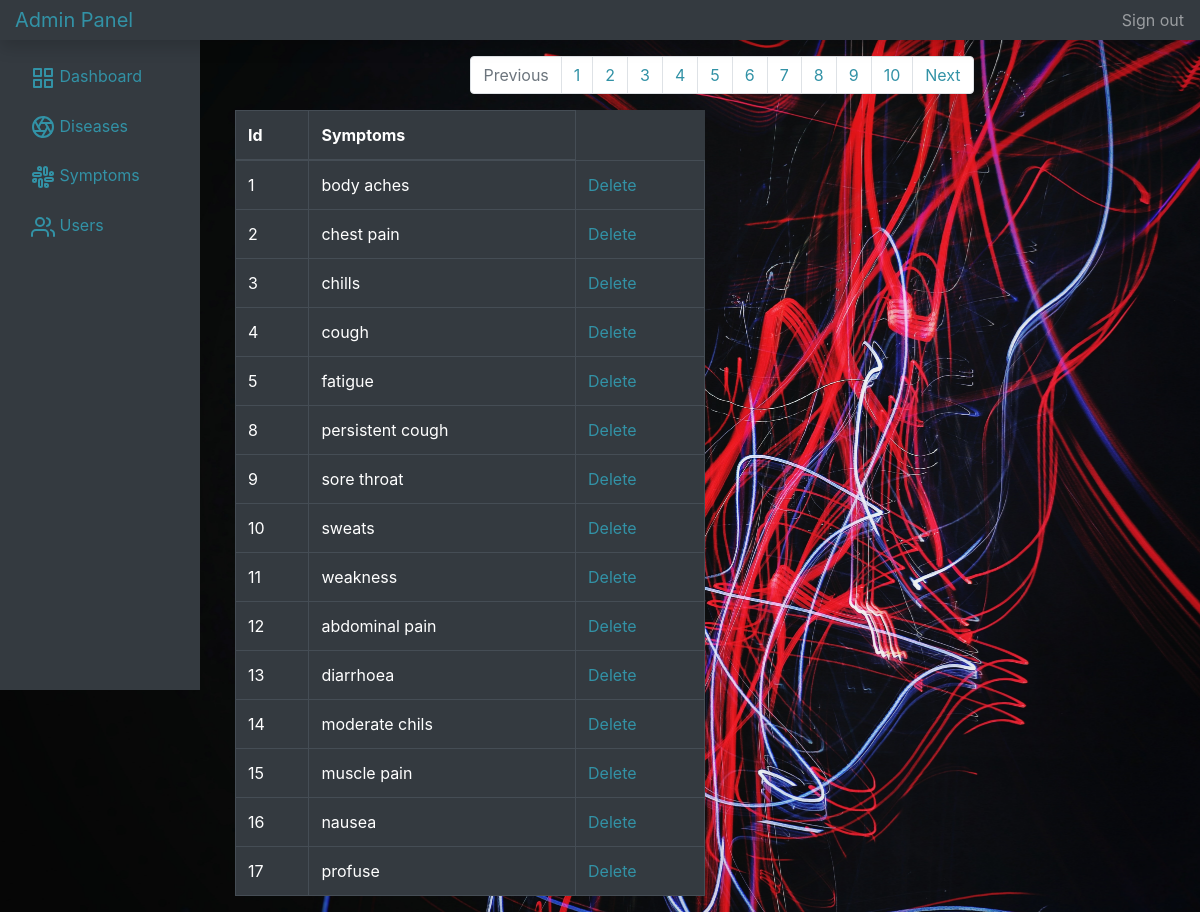
The app's page /admin/symptoms.php with its own data.
### tables this page shows
CREATE TABLE `symptoms` (
  `symp_id` int(11) NOT NULL,
  `symp_name` varchar(30) NOT NULL
);

### admin/symptoms.php (the view, shortened to what this page needs)
<?php include "includes/header.php" ?>
<?php
    $limit = 15;
    $page = isset($_GET['page']) ? $_GET['page'] : 1;
    $start = ($page -1) * $limit;
    $result = $conn->query("SELECT * FROM symptoms LIMIT $start, $limit");
    $symptoms = $result->fetch_all(MYSQLI_ASSOC);
    $result1 = $conn->query("SELECT count(symp_id) AS id FROM symptoms");
    $sympCount = $result1->fetch_all(MYSQLI_ASSOC);
    $total = $sympCount[0]['id'];
    $pages = ceil($total/$limit);
?>
        <div class="col-md-10" style="margin-left: 220px;">
            <nav class="container mt-3" aria-label="Page navigation">
                <ul class="pagination justify-content-center ml-1">
                    <li class="page-item disabled">
                    <a class="page-link" href="#" tabindex="-1">Previous</a>
                    </li>
                    <?php for($i = 1; $i<= $pages; $i++): ?>
                    <li class="page-item">
                        <a class="page-link" href="symptoms.php?page=<?php echo $i; ?>"><?php echo $i; ?></a>
                    </li>
                    <?php endfor; ?>
                    <li class="page-item">
                    <a class="page-link" href="#">Next</a>
                    </li>
                </ul>
            </nav>
            <div class="row">
                <div class="col-md-6">
                    <table class="table table-dark table-bordered">
                        <thead>
                            <tr>
                                <th>Id</th>
                                <th>Symptoms</th>
                            </tr>
                        </thead>
                        <tbody>
                            <?php foreach($symptoms as $symptom): ?>
                                <tr>
                                    <td><?php echo $symptom['symp_id']; ?></td>
                                    <td><?php echo $symptom['symp_name']; ?></td>
                                    <td>
                                        <a href="symptoms.php?delete=<?php echo $symptom['symp_id']; ?>">
                                            Delete
                                        </a>
                                    </td>
                                </tr>
                            <?php endforeach; ?>
                        </tbody>
                    </table>
                </div>
            </div>
        </div>
<?php include "includes/footer.php" ?>

### admin/css/style.css (style rules this page uses)
body { overflow: auto; background-image: url("../img/admin.jpg"); background-repeat: no-repeat; background-size: cover; }

### records on screen
symptoms: symp_id "1", symp_name "body aches"
symptoms: symp_id "2", symp_name "chest pain"
symptoms: symp_id "3", symp_name "chills"
symptoms: symp_id "4", symp_name "cough"
symptoms: symp_id "5", symp_name "fatigue"
symptoms: symp_id "8", symp_name "persistent cough"
symptoms: symp_id "9", symp_name "sore throat"
symptoms: symp_id "10", symp_name "sweats"
symptoms: symp_id "11", symp_name "weakness"
symptoms: symp_id "12", symp_name "abdominal pain"
symptoms: symp_id "13", symp_name "diarrhoea"
symptoms: symp_id "14", symp_name "moderate chils"
symptoms: symp_id "15", symp_name "muscle pain"
symptoms: symp_id "16", symp_name "nausea"
symptoms: symp_id "17", symp_name "profuse"
